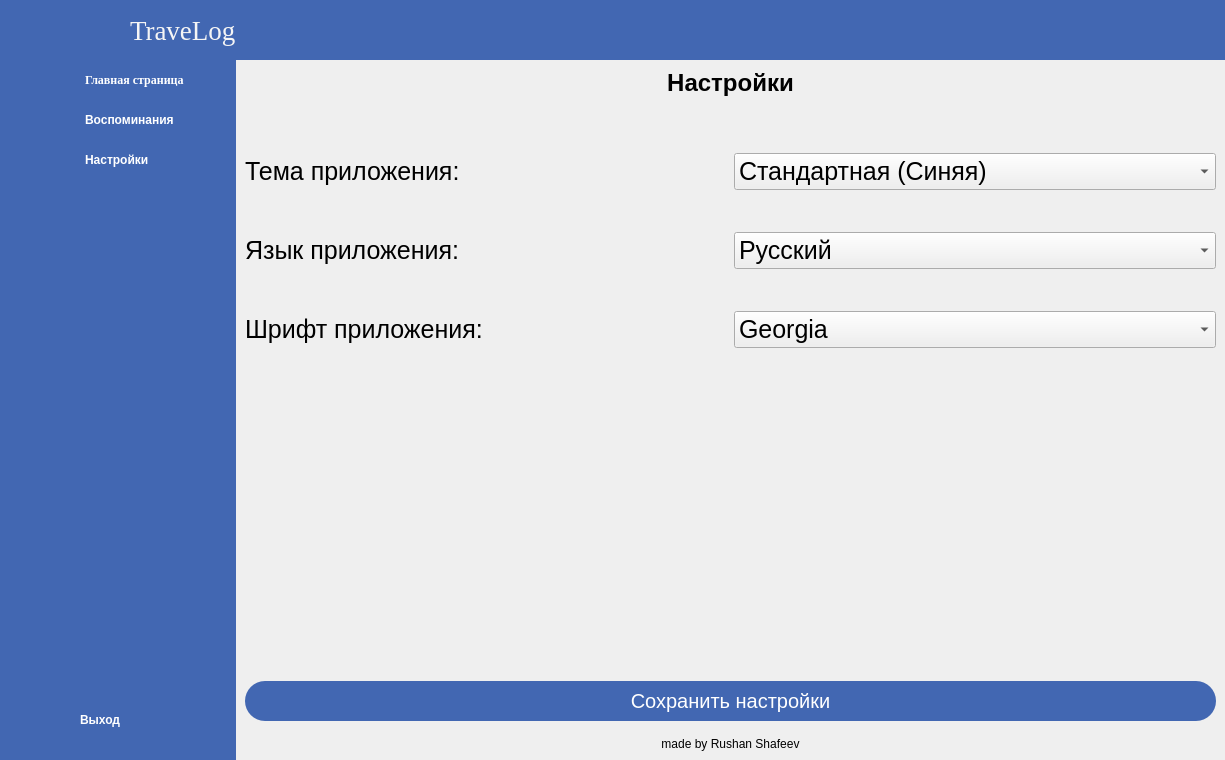
<?xml version="1.0" encoding="UTF-8"?>
<ui version="4.0">
 <class>MainWindow</class>
 <widget class="QMainWindow" name="MainWindow">
  <property name="geometry">
   <rect>
    <x>0</x>
    <y>0</y>
    <width>1225</width>
    <height>760</height>
   </rect>
  </property>
  <property name="windowTitle">
   <string>MainWindow</string>
  </property>
  <widget class="QWidget" name="centralwidget">
   <layout class="QGridLayout" name="gridLayout">
    <property name="leftMargin">
     <number>0</number>
    </property>
    <property name="topMargin">
     <number>0</number>
    </property>
    <property name="rightMargin">
     <number>0</number>
    </property>
    <property name="bottomMargin">
     <number>0</number>
    </property>
    <property name="spacing">
     <number>0</number>
    </property>
    <item row="0" column="0">
     <widget class="QWidget" name="tabs_icons" native="true">
      <property name="minimumSize">
       <size>
        <width>70</width>
        <height>0</height>
       </size>
      </property>
      <property name="styleSheet">
       <string notr="true">background-color:#4267B2;</string>
      </property>
      <layout class="QVBoxLayout" name="verticalLayout_3">
       <property name="spacing">
        <number>0</number>
       </property>
       <property name="leftMargin">
        <number>0</number>
       </property>
       <property name="topMargin">
        <number>0</number>
       </property>
       <property name="rightMargin">
        <number>0</number>
       </property>
       <property name="bottomMargin">
        <number>0</number>
       </property>
       <item>
        <layout class="QHBoxLayout" name="horizontalLayout_2">
         <item>
          <widget class="QLabel" name="label">
           <property name="minimumSize">
            <size>
             <width>60</width>
             <height>60</height>
            </size>
           </property>
           <property name="maximumSize">
            <size>
             <width>60</width>
             <height>60</height>
            </size>
           </property>
           <property name="styleSheet">
            <string notr="true"/>
           </property>
           <property name="text">
            <string/>
           </property>
           <property name="pixmap">
            <pixmap resource="../icons/resource.qrc">:/icons/logo_transparent.png</pixmap>
           </property>
           <property name="scaledContents">
            <bool>true</bool>
           </property>
           <property name="wordWrap">
            <bool>false</bool>
           </property>
          </widget>
         </item>
        </layout>
       </item>
       <item>
        <layout class="QVBoxLayout" name="verticalLayout">
         <property name="spacing">
          <number>0</number>
         </property>
         <item>
          <widget class="QPushButton" name="home_btn_1">
           <property name="minimumSize">
            <size>
             <width>0</width>
             <height>40</height>
            </size>
           </property>
           <property name="styleSheet">
            <string notr="true">QPushButton{
	color:white;
	border:0px;
}

QPushButton:hover {
  background-color: rgba( 86, 101, 115, 0.5)
}</string>
           </property>
           <property name="text">
            <string/>
           </property>
           <property name="icon">
            <iconset resource="../icons/resource.qrc">
             <normaloff>:/icons/home-icon-silhouette.png</normaloff>:/icons/home-icon-silhouette.png</iconset>
           </property>
           <property name="iconSize">
            <size>
             <width>24</width>
             <height>24</height>
            </size>
           </property>
           <property name="checkable">
            <bool>true</bool>
           </property>
           <property name="autoExclusive">
            <bool>true</bool>
           </property>
          </widget>
         </item>
         <item>
          <widget class="QPushButton" name="memory_btn_1">
           <property name="minimumSize">
            <size>
             <width>0</width>
             <height>40</height>
            </size>
           </property>
           <property name="maximumSize">
            <size>
             <width>16777215</width>
             <height>40</height>
            </size>
           </property>
           <property name="styleSheet">
            <string notr="true">QPushButton{
	color:white;
	border:0px;
}

QPushButton:hover {
  background-color: rgba( 86, 101, 115, 0.5)
}</string>
           </property>
           <property name="text">
            <string/>
           </property>
           <property name="icon">
            <iconset resource="../icons/resource.qrc">
             <normaloff>:/icons/album.png</normaloff>:/icons/album.png</iconset>
           </property>
           <property name="iconSize">
            <size>
             <width>24</width>
             <height>24</height>
            </size>
           </property>
           <property name="checkable">
            <bool>true</bool>
           </property>
           <property name="checked">
            <bool>false</bool>
           </property>
           <property name="autoRepeat">
            <bool>false</bool>
           </property>
           <property name="autoExclusive">
            <bool>true</bool>
           </property>
          </widget>
         </item>
         <item>
          <widget class="QPushButton" name="settings_btn_1">
           <property name="minimumSize">
            <size>
             <width>0</width>
             <height>40</height>
            </size>
           </property>
           <property name="styleSheet">
            <string notr="true">QPushButton{
	color:white;
	border:0px;
}

QPushButton:hover {
  background-color: rgba( 86, 101, 115, 0.5)
}</string>
           </property>
           <property name="text">
            <string/>
           </property>
           <property name="icon">
            <iconset resource="../icons/resource.qrc">
             <normaloff>:/icons/settings.png</normaloff>:/icons/settings.png</iconset>
           </property>
           <property name="iconSize">
            <size>
             <width>24</width>
             <height>24</height>
            </size>
           </property>
           <property name="checkable">
            <bool>true</bool>
           </property>
           <property name="autoExclusive">
            <bool>true</bool>
           </property>
          </widget>
         </item>
        </layout>
       </item>
       <item>
        <spacer name="verticalSpacer">
         <property name="orientation">
          <enum>Qt::Vertical</enum>
         </property>
         <property name="sizeHint" stdset="0">
          <size>
           <width>20</width>
           <height>343</height>
          </size>
         </property>
        </spacer>
       </item>
       <item>
        <widget class="QPushButton" name="exit_btn_1">
         <property name="minimumSize">
          <size>
           <width>0</width>
           <height>70</height>
          </size>
         </property>
         <property name="styleSheet">
          <string notr="true">QPushButton{
	color:white;
	border:0px;
	padding-left:10px;
	padding-right:10px;
	padding-bottom:10px;
	padding-upper:30px;
}

QPushButton:hover {
  background-color: rgba( 86, 101, 115, 0.5)
}</string>
         </property>
         <property name="text">
          <string/>
         </property>
         <property name="icon">
          <iconset resource="../icons/resource.qrc">
           <normaloff>:/icons/on-off-button.png</normaloff>:/icons/on-off-button.png</iconset>
         </property>
         <property name="iconSize">
          <size>
           <width>24</width>
           <height>24</height>
          </size>
         </property>
         <property name="checkable">
          <bool>true</bool>
         </property>
         <property name="autoExclusive">
          <bool>true</bool>
         </property>
        </widget>
       </item>
      </layout>
     </widget>
    </item>
    <item row="0" column="1">
     <widget class="QWidget" name="tabs_icons_text" native="true">
      <property name="styleSheet">
       <string notr="true">background-color:#4267B2;</string>
      </property>
      <layout class="QVBoxLayout" name="verticalLayout_4">
       <property name="spacing">
        <number>0</number>
       </property>
       <property name="leftMargin">
        <number>0</number>
       </property>
       <property name="topMargin">
        <number>0</number>
       </property>
       <property name="rightMargin">
        <number>0</number>
       </property>
       <property name="bottomMargin">
        <number>0</number>
       </property>
       <item>
        <layout class="QHBoxLayout" name="horizontalLayout">
         <item>
          <widget class="QLabel" name="label_4">
           <property name="minimumSize">
            <size>
             <width>60</width>
             <height>60</height>
            </size>
           </property>
           <property name="maximumSize">
            <size>
             <width>60</width>
             <height>60</height>
            </size>
           </property>
           <property name="text">
            <string/>
           </property>
           <property name="pixmap">
            <pixmap resource="../icons/resource.qrc">:/icons/logo_transparent.png</pixmap>
           </property>
           <property name="scaledContents">
            <bool>true</bool>
           </property>
           <property name="wordWrap">
            <bool>false</bool>
           </property>
          </widget>
         </item>
         <item>
          <widget class="QLabel" name="label_3">
           <property name="font">
            <font>
             <family>Georgia</family>
             <pointsize>20</pointsize>
             <weight>50</weight>
             <italic>false</italic>
             <bold>false</bold>
            </font>
           </property>
           <property name="styleSheet">
            <string notr="true">color:#F5F5F5;
font-weight:bold;
font-family:&quot;Georgia&quot;;
font:20pt;</string>
           </property>
           <property name="text">
            <string>TraveLog</string>
           </property>
          </widget>
         </item>
        </layout>
       </item>
       <item>
        <layout class="QVBoxLayout" name="verticalLayout_2">
         <property name="spacing">
          <number>0</number>
         </property>
         <item>
          <widget class="QPushButton" name="home_btn_2">
           <property name="minimumSize">
            <size>
             <width>0</width>
             <height>40</height>
            </size>
           </property>
           <property name="font">
            <font>
             <family>Georgia</family>
             <weight>75</weight>
             <bold>true</bold>
            </font>
           </property>
           <property name="styleSheet">
            <string notr="true">QPushButton{
	color:white;
	border:0px;
	border-radius: 3px;
	text-align: left;
	padding: 8px 0 8px 15px;
	font-weight:bold;
	font-family:&quot;Georgia&quot;;
}

QPushButton:hover {
  background-color: rgba( 86, 101, 115, 0.5)
}</string>
           </property>
           <property name="text">
            <string>Главная страница</string>
           </property>
           <property name="icon">
            <iconset resource="../icons/resource.qrc">
             <normaloff>:/icons/home-icon-silhouette.png</normaloff>:/icons/home-icon-silhouette.png</iconset>
           </property>
           <property name="iconSize">
            <size>
             <width>20</width>
             <height>20</height>
            </size>
           </property>
           <property name="checkable">
            <bool>true</bool>
           </property>
           <property name="autoExclusive">
            <bool>true</bool>
           </property>
          </widget>
         </item>
         <item>
          <widget class="QPushButton" name="memory_btn_2">
           <property name="minimumSize">
            <size>
             <width>0</width>
             <height>40</height>
            </size>
           </property>
           <property name="styleSheet">
            <string notr="true">QPushButton{
	color:white;
	border:0px;
	border-radius: 3px;
	text-align: left;
	padding: 8px 0 8px 15px;
	font-weight:bold;
	font-family:&quot;Georgia&quot;;
}

QPushButton:hover {
  background-color: rgba( 86, 101, 115, 0.5)
}</string>
           </property>
           <property name="text">
            <string>Воспоминания</string>
           </property>
           <property name="icon">
            <iconset resource="../icons/resource.qrc">
             <normaloff>:/icons/album.png</normaloff>:/icons/album.png</iconset>
           </property>
           <property name="iconSize">
            <size>
             <width>20</width>
             <height>20</height>
            </size>
           </property>
           <property name="checkable">
            <bool>true</bool>
           </property>
           <property name="autoExclusive">
            <bool>true</bool>
           </property>
          </widget>
         </item>
         <item>
          <widget class="QPushButton" name="settings_btn_2">
           <property name="minimumSize">
            <size>
             <width>0</width>
             <height>40</height>
            </size>
           </property>
           <property name="styleSheet">
            <string notr="true">QPushButton{
	color:white;
	border:0px;
	border-radius: 3px;
	text-align: left;
	padding: 8px 0 8px 15px;
	font-weight:bold;
	font-family:&quot;Georgia&quot;;
}

QPushButton:hover {
  background-color: rgba( 86, 101, 115, 0.5)
}</string>
           </property>
           <property name="text">
            <string>Настройки</string>
           </property>
           <property name="icon">
            <iconset resource="../icons/resource.qrc">
             <normaloff>:/icons/settings.png</normaloff>:/icons/settings.png</iconset>
           </property>
           <property name="iconSize">
            <size>
             <width>20</width>
             <height>20</height>
            </size>
           </property>
           <property name="checkable">
            <bool>true</bool>
           </property>
           <property name="autoExclusive">
            <bool>true</bool>
           </property>
          </widget>
         </item>
        </layout>
       </item>
       <item>
        <spacer name="verticalSpacer_2">
         <property name="orientation">
          <enum>Qt::Vertical</enum>
         </property>
         <property name="sizeHint" stdset="0">
          <size>
           <width>20</width>
           <height>343</height>
          </size>
         </property>
        </spacer>
       </item>
       <item>
        <widget class="QPushButton" name="exit_btn_2">
         <property name="minimumSize">
          <size>
           <width>0</width>
           <height>70</height>
          </size>
         </property>
         <property name="styleSheet">
          <string notr="true">QPushButton{
	color:white;
	border:0px;
	padding-left:10px;
	padding-right:10px;
	padding-bottom:10px;
	padding-upper:30px;
	text-align: left;
	font-weight:bold;
	font-family:&quot;Georgia&quot;;
}

QPushButton:hover {
  background-color: rgba( 86, 101, 115, 0.5)
}</string>
         </property>
         <property name="text">
          <string>Выход</string>
         </property>
         <property name="icon">
          <iconset resource="../icons/resource.qrc">
           <normaloff>:/icons/on-off-button.png</normaloff>:/icons/on-off-button.png</iconset>
         </property>
         <property name="iconSize">
          <size>
           <width>24</width>
           <height>24</height>
          </size>
         </property>
         <property name="checkable">
          <bool>true</bool>
         </property>
         <property name="autoExclusive">
          <bool>true</bool>
         </property>
        </widget>
       </item>
      </layout>
     </widget>
    </item>
    <item row="0" column="2">
     <widget class="QWidget" name="MainWin" native="true">
      <layout class="QVBoxLayout" name="verticalLayout_5">
       <property name="spacing">
        <number>0</number>
       </property>
       <property name="leftMargin">
        <number>0</number>
       </property>
       <property name="topMargin">
        <number>0</number>
       </property>
       <property name="rightMargin">
        <number>0</number>
       </property>
       <property name="bottomMargin">
        <number>0</number>
       </property>
       <item>
        <widget class="QWidget" name="widget" native="true">
         <property name="minimumSize">
          <size>
           <width>0</width>
           <height>60</height>
          </size>
         </property>
         <property name="maximumSize">
          <size>
           <width>16777215</width>
           <height>60</height>
          </size>
         </property>
         <property name="styleSheet">
          <string notr="true">background-color:#4267B2;</string>
         </property>
         <layout class="QHBoxLayout" name="horizontalLayout_3">
          <property name="spacing">
           <number>0</number>
          </property>
          <property name="leftMargin">
           <number>0</number>
          </property>
          <property name="topMargin">
           <number>0</number>
          </property>
          <property name="rightMargin">
           <number>0</number>
          </property>
          <property name="bottomMargin">
           <number>0</number>
          </property>
          <item>
           <widget class="QPushButton" name="change_btn">
            <property name="styleSheet">
             <string notr="true">QPushButton{
	background-color:#4267B2;
	border:0px;
	padding:10px;
}</string>
            </property>
            <property name="text">
             <string/>
            </property>
            <property name="icon">
             <iconset resource="../icons/resource.qrc">
              <normaloff>:/icons/menu.png</normaloff>:/icons/menu.png</iconset>
            </property>
            <property name="iconSize">
             <size>
              <width>30</width>
              <height>30</height>
             </size>
            </property>
            <property name="checkable">
             <bool>true</bool>
            </property>
            <property name="checked">
             <bool>true</bool>
            </property>
           </widget>
          </item>
          <item>
           <spacer name="horizontalSpacer">
            <property name="orientation">
             <enum>Qt::Horizontal</enum>
            </property>
            <property name="sizeHint" stdset="0">
             <size>
              <width>588</width>
              <height>20</height>
             </size>
            </property>
           </spacer>
          </item>
         </layout>
        </widget>
       </item>
       <item>
        <widget class="QStackedWidget" name="stackedWidget">
         <property name="currentIndex">
          <number>2</number>
         </property>
         <widget class="QWidget" name="page">
          <property name="enabled">
           <bool>true</bool>
          </property>
          <layout class="QGridLayout" name="gridLayout_2">
           <item row="0" column="0">
            <layout class="QVBoxLayout" name="verticalLayout_7">
             <item>
              <widget class="QLabel" name="label_2">
               <property name="minimumSize">
                <size>
                 <width>50</width>
                 <height>0</height>
                </size>
               </property>
               <property name="maximumSize">
                <size>
                 <width>16777215</width>
                 <height>16777215</height>
                </size>
               </property>
               <property name="styleSheet">
                <string notr="true">font:18pt;
margin: 0 auto;
font-family:&quot;Georgia&quot;;
font-weight:bold;</string>
               </property>
               <property name="text">
                <string>Главная страница</string>
               </property>
               <property name="alignment">
                <set>Qt::AlignCenter</set>
               </property>
              </widget>
             </item>
             <item>
              <layout class="QHBoxLayout" name="horizontalLayout_4">
               <item>
                <layout class="QVBoxLayout" name="verticalLayout_8">
                 <item>
                  <widget class="QListWidget" name="output_note">
                   <property name="minimumSize">
                    <size>
                     <width>240</width>
                     <height>0</height>
                    </size>
                   </property>
                   <property name="styleSheet">
                    <string notr="true">font-family:&quot;Georgia&quot;;
font:11pt;
font-weight:bold;</string>
                   </property>
                  </widget>
                 </item>
                 <item>
                  <widget class="QPushButton" name="del_note">
                   <property name="styleSheet">
                    <string notr="true">text-decoration: none;
display: inline-block;
margin: 10px 0px;
border-radius: 20px;
background-color: #4267B2;
background-position: 100% 0;
font-family:&quot;Georgia&quot;;
font-size: 20px;
font-weight: 300;
color: white;
box-shadow: 0 16px 32px 0 rgba(0, 40, 120, .35);
transition: .5s;
height:40;</string>
                   </property>
                   <property name="text">
                    <string>Удалить заметку</string>
                   </property>
                  </widget>
                 </item>
                </layout>
               </item>
               <item>
                <layout class="QVBoxLayout" name="verticalLayout_6">
                 <item>
                  <widget class="QTimeEdit" name="timeEdit">
                   <property name="minimumSize">
                    <size>
                     <width>0</width>
                     <height>20</height>
                    </size>
                   </property>
                   <property name="styleSheet">
                    <string notr="true">margin-left:140px;
margin-right:140px;
heigh:20px;</string>
                   </property>
                  </widget>
                 </item>
                 <item>
                  <widget class="QCalendarWidget" name="calendarWidget">
                   <property name="styleSheet">
                    <string notr="true">font:14pt;
font-family:&quot;Georgia&quot;;</string>
                   </property>
                  </widget>
                 </item>
                 <item>
                  <widget class="QLineEdit" name="input_note">
                   <property name="minimumSize">
                    <size>
                     <width>0</width>
                     <height>40</height>
                    </size>
                   </property>
                   <property name="styleSheet">
                    <string notr="true">font-family:&quot;Georgia&quot;;
</string>
                   </property>
                   <property name="placeholderText">
                    <string>Напишите напоминание/заметку здесь</string>
                   </property>
                  </widget>
                 </item>
                 <item>
                  <widget class="QPushButton" name="make_note_btn">
                   <property name="minimumSize">
                    <size>
                     <width>0</width>
                     <height>60</height>
                    </size>
                   </property>
                   <property name="styleSheet">
                    <string notr="true">text-decoration: none;
display: inline-block;
margin: 10px 0px;
border-radius: 20px;
background-color: #4267B2;
background-position: 100% 0;
font-family:&quot;Georgia&quot;;
font-size: 20px;
font-weight: 300;
color: white;
box-shadow: 0 16px 32px 0 rgba(0, 40, 120, .35);
transition: .5s;
height:40;</string>
                   </property>
                   <property name="text">
                    <string>Создать заметку</string>
                   </property>
                  </widget>
                 </item>
                </layout>
               </item>
              </layout>
             </item>
            </layout>
           </item>
           <item row="1" column="0">
            <widget class="QPushButton" name="memory_btn">
             <property name="minimumSize">
              <size>
               <width>0</width>
               <height>190</height>
              </size>
             </property>
             <property name="styleSheet">
              <string notr="true">background-image: url(&quot;img/memory_btn.jpg&quot;);
font:30pt;
color:#3d5075;
background-position: center;
font-weight:bold;
font-family:&quot;Georgia&quot;;</string>
             </property>
             <property name="text">
              <string>Запечатлите свои воспоминания!</string>
             </property>
            </widget>
           </item>
          </layout>
         </widget>
         <widget class="QWidget" name="page_2">
          <layout class="QGridLayout" name="gridLayout_5">
           <item row="3" column="0">
            <layout class="QHBoxLayout" name="horizontalLayout_5">
             <property name="sizeConstraint">
              <enum>QLayout::SetDefaultConstraint</enum>
             </property>
             <item>
              <widget class="QPushButton" name="del_mem_btn">
               <property name="minimumSize">
                <size>
                 <width>241</width>
                 <height>60</height>
                </size>
               </property>
               <property name="maximumSize">
                <size>
                 <width>241</width>
                 <height>60</height>
                </size>
               </property>
               <property name="styleSheet">
                <string notr="true">text-decoration: none;
display: inline-block;
margin: 10px 0px;
border-radius: 20px;
background-color: #4267B2;
background-position: 100% 0;
font-family:&quot;Georgia&quot;;
font-size: 20px;
font-weight: 300;
color: white;
box-shadow: 0 16px 32px 0 rgba(0, 40, 120, .35);
transition: .5s;
height:40;</string>
               </property>
               <property name="text">
                <string>Удалить</string>
               </property>
              </widget>
             </item>
             <item>
              <widget class="QPushButton" name="change_mem_btn">
               <property name="minimumSize">
                <size>
                 <width>241</width>
                 <height>60</height>
                </size>
               </property>
               <property name="maximumSize">
                <size>
                 <width>241</width>
                 <height>60</height>
                </size>
               </property>
               <property name="styleSheet">
                <string notr="true">text-decoration: none;
display: inline-block;
margin: 10px 0px;
border-radius: 20px;
background-color: #4267B2;
background-position: 100% 0;
font-family:&quot;Georgia&quot;;
font-size: 20px;
font-weight: 300;
color: white;
box-shadow: 0 16px 32px 0 rgba(0, 40, 120, .35);
transition: .5s;
height:40;</string>
               </property>
               <property name="text">
                <string>Редактировать</string>
               </property>
              </widget>
             </item>
             <item>
              <widget class="QPushButton" name="add_mem_btn">
               <property name="minimumSize">
                <size>
                 <width>241</width>
                 <height>60</height>
                </size>
               </property>
               <property name="maximumSize">
                <size>
                 <width>241</width>
                 <height>60</height>
                </size>
               </property>
               <property name="styleSheet">
                <string notr="true">text-decoration: none;
display: inline-block;
margin: 10px 0px;
border-radius: 20px;
background-color: #4267B2;
background-position: 100% 0;
font-family:&quot;Georgia&quot;;
font-size: 20px;
font-weight: 300;
color: white;
box-shadow: 0 16px 32px 0 rgba(0, 40, 120, .35);
transition: .5s;
height:40;</string>
               </property>
               <property name="text">
                <string>Добавить</string>
               </property>
              </widget>
             </item>
            </layout>
           </item>
           <item row="0" column="0">
            <widget class="QLabel" name="label_7">
             <property name="minimumSize">
              <size>
               <width>50</width>
               <height>29</height>
              </size>
             </property>
             <property name="maximumSize">
              <size>
               <width>16777215</width>
               <height>29</height>
              </size>
             </property>
             <property name="styleSheet">
              <string notr="true">font:18pt;
margin: 0 auto;
font-family:&quot;Georgia&quot;;
font-weight:bold;</string>
             </property>
             <property name="text">
              <string>Воспоминания</string>
             </property>
             <property name="alignment">
              <set>Qt::AlignCenter</set>
             </property>
            </widget>
           </item>
           <item row="2" column="0">
            <spacer name="verticalSpacer_3">
             <property name="orientation">
              <enum>Qt::Vertical</enum>
             </property>
             <property name="sizeHint" stdset="0">
              <size>
               <width>728</width>
               <height>377</height>
              </size>
             </property>
            </spacer>
           </item>
           <item row="1" column="0">
            <layout class="QGridLayout" name="memory_grid" columnstretch="0">
             <property name="sizeConstraint">
              <enum>QLayout::SetFixedSize</enum>
             </property>
            </layout>
           </item>
          </layout>
         </widget>
         <widget class="QWidget" name="page_3">
          <layout class="QGridLayout" name="gridLayout_3">
           <item row="0" column="0">
            <widget class="QLabel" name="label_5">
             <property name="maximumSize">
              <size>
               <width>16777215</width>
               <height>123123</height>
              </size>
             </property>
             <property name="styleSheet">
              <string notr="true">font:18pt;
margin: 0 auto;
font-family:&quot;Georgia&quot;;
font-weight:bold;
margin-bottom:50px;</string>
             </property>
             <property name="text">
              <string>Настройки</string>
             </property>
             <property name="alignment">
              <set>Qt::AlignCenter</set>
             </property>
            </widget>
           </item>
           <item row="2" column="0">
            <widget class="QLabel" name="label_11">
             <property name="minimumSize">
              <size>
               <width>0</width>
               <height>30</height>
              </size>
             </property>
             <property name="text">
              <string/>
             </property>
            </widget>
           </item>
           <item row="7" column="0">
            <widget class="QPushButton" name="make_note_btn_2">
             <property name="minimumSize">
              <size>
               <width>0</width>
               <height>60</height>
              </size>
             </property>
             <property name="styleSheet">
              <string notr="true">text-decoration: none;
display: inline-block;
margin: 10px 0px;
border-radius: 20px;
background-color: #4267B2;
background-position: 100% 0;
font-family:&quot;Georgia&quot;;
font-size: 20px;
font-weight: 300;
color: white;
box-shadow: 0 16px 32px 0 rgba(0, 40, 120, .35);
transition: .5s;
height:40;</string>
             </property>
             <property name="text">
              <string>Сохранить настройки</string>
             </property>
            </widget>
           </item>
           <item row="8" column="0">
            <widget class="QLabel" name="label_6">
             <property name="maximumSize">
              <size>
               <width>16777215</width>
               <height>20</height>
              </size>
             </property>
             <property name="text">
              <string>made by Rushan Shafeev</string>
             </property>
             <property name="alignment">
              <set>Qt::AlignCenter</set>
             </property>
            </widget>
           </item>
           <item row="6" column="0">
            <spacer name="verticalSpacer_4">
             <property name="orientation">
              <enum>Qt::Vertical</enum>
             </property>
             <property name="sizeHint" stdset="0">
              <size>
               <width>20</width>
               <height>40</height>
              </size>
             </property>
            </spacer>
           </item>
           <item row="5" column="0">
            <layout class="QHBoxLayout" name="horizontalLayout_8">
             <item>
              <widget class="QLabel" name="label_10">
               <property name="styleSheet">
                <string notr="true">font-family:&quot;Georgia&quot;;
font-size:25px;</string>
               </property>
               <property name="text">
                <string>Шрифт приложения:</string>
               </property>
              </widget>
             </item>
             <item>
              <widget class="QComboBox" name="comboBox_3">
               <property name="styleSheet">
                <string notr="true">font-family:&quot;Georgia&quot;;
font-size:25px;</string>
               </property>
               <item>
                <property name="text">
                 <string>Georgia</string>
                </property>
               </item>
              </widget>
             </item>
            </layout>
           </item>
           <item row="1" column="0">
            <layout class="QHBoxLayout" name="horizontalLayout_6">
             <item>
              <widget class="QLabel" name="label_8">
               <property name="maximumSize">
                <size>
                 <width>16777215</width>
                 <height>50</height>
                </size>
               </property>
               <property name="styleSheet">
                <string notr="true">font-family:&quot;Georgia&quot;;
font-size:25px;</string>
               </property>
               <property name="text">
                <string>Тема приложения:</string>
               </property>
              </widget>
             </item>
             <item>
              <widget class="QComboBox" name="comboBox">
               <property name="styleSheet">
                <string notr="true">font-family:&quot;Georgia&quot;;
font-size:25px;</string>
               </property>
               <item>
                <property name="text">
                 <string>Стандартная (Синяя)</string>
                </property>
               </item>
              </widget>
             </item>
            </layout>
           </item>
           <item row="3" column="0">
            <layout class="QHBoxLayout" name="horizontalLayout_7">
             <item>
              <widget class="QLabel" name="label_9">
               <property name="styleSheet">
                <string notr="true">font-family:&quot;Georgia&quot;;
font-size:25px;</string>
               </property>
               <property name="text">
                <string>Язык приложения:</string>
               </property>
              </widget>
             </item>
             <item>
              <widget class="QComboBox" name="comboBox_2">
               <property name="styleSheet">
                <string notr="true">font-family:&quot;Georgia&quot;;
font-size:25px;</string>
               </property>
               <item>
                <property name="text">
                 <string>Русский</string>
                </property>
               </item>
              </widget>
             </item>
            </layout>
           </item>
           <item row="4" column="0">
            <widget class="QLabel" name="label_12">
             <property name="minimumSize">
              <size>
               <width>0</width>
               <height>30</height>
              </size>
             </property>
             <property name="text">
              <string/>
             </property>
            </widget>
           </item>
          </layout>
         </widget>
        </widget>
       </item>
      </layout>
     </widget>
    </item>
   </layout>
  </widget>
 </widget>
 <resources>
  <include location="../icons/resource.qrc"/>
 </resources>
 <connections>
  <connection>
   <sender>change_btn</sender>
   <signal>toggled(bool)</signal>
   <receiver>tabs_icons</receiver>
   <slot>setVisible(bool)</slot>
   <hints>
    <hint type="sourcelabel">
     <x>225</x>
     <y>18</y>
    </hint>
    <hint type="destinationlabel">
     <x>20</x>
     <y>302</y>
    </hint>
   </hints>
  </connection>
  <connection>
   <sender>change_btn</sender>
   <signal>toggled(bool)</signal>
   <receiver>tabs_icons_text</receiver>
   <slot>setHidden(bool)</slot>
   <hints>
    <hint type="sourcelabel">
     <x>236</x>
     <y>19</y>
    </hint>
    <hint type="destinationlabel">
     <x>143</x>
     <y>389</y>
    </hint>
   </hints>
  </connection>
  <connection>
   <sender>home_btn_1</sender>
   <signal>toggled(bool)</signal>
   <receiver>home_btn_2</receiver>
   <slot>setChecked(bool)</slot>
   <hints>
    <hint type="sourcelabel">
     <x>30</x>
     <y>102</y>
    </hint>
    <hint type="destinationlabel">
     <x>156</x>
     <y>102</y>
    </hint>
   </hints>
  </connection>
  <connection>
   <sender>memory_btn_1</sender>
   <signal>toggled(bool)</signal>
   <receiver>memory_btn_2</receiver>
   <slot>setChecked(bool)</slot>
   <hints>
    <hint type="sourcelabel">
     <x>33</x>
     <y>142</y>
    </hint>
    <hint type="destinationlabel">
     <x>174</x>
     <y>142</y>
    </hint>
   </hints>
  </connection>
  <connection>
   <sender>settings_btn_1</sender>
   <signal>toggled(bool)</signal>
   <receiver>settings_btn_2</receiver>
   <slot>setChecked(bool)</slot>
   <hints>
    <hint type="sourcelabel">
     <x>25</x>
     <y>182</y>
    </hint>
    <hint type="destinationlabel">
     <x>181</x>
     <y>182</y>
    </hint>
   </hints>
  </connection>
  <connection>
   <sender>home_btn_2</sender>
   <signal>toggled(bool)</signal>
   <receiver>home_btn_1</receiver>
   <slot>setChecked(bool)</slot>
   <hints>
    <hint type="sourcelabel">
     <x>219</x>
     <y>102</y>
    </hint>
    <hint type="destinationlabel">
     <x>29</x>
     <y>102</y>
    </hint>
   </hints>
  </connection>
  <connection>
   <sender>memory_btn_2</sender>
   <signal>toggled(bool)</signal>
   <receiver>memory_btn_1</receiver>
   <slot>setChecked(bool)</slot>
   <hints>
    <hint type="sourcelabel">
     <x>219</x>
     <y>142</y>
    </hint>
    <hint type="destinationlabel">
     <x>35</x>
     <y>142</y>
    </hint>
   </hints>
  </connection>
  <connection>
   <sender>settings_btn_2</sender>
   <signal>toggled(bool)</signal>
   <receiver>settings_btn_1</receiver>
   <slot>setChecked(bool)</slot>
   <hints>
    <hint type="sourcelabel">
     <x>219</x>
     <y>182</y>
    </hint>
    <hint type="destinationlabel">
     <x>32</x>
     <y>182</y>
    </hint>
   </hints>
  </connection>
  <connection>
   <sender>exit_btn_2</sender>
   <signal>clicked()</signal>
   <receiver>MainWindow</receiver>
   <slot>close()</slot>
   <hints>
    <hint type="sourcelabel">
     <x>220</x>
     <y>662</y>
    </hint>
    <hint type="destinationlabel">
     <x>213</x>
     <y>603</y>
    </hint>
   </hints>
  </connection>
  <connection>
   <sender>exit_btn_1</sender>
   <signal>clicked()</signal>
   <receiver>MainWindow</receiver>
   <slot>close()</slot>
   <hints>
    <hint type="sourcelabel">
     <x>35</x>
     <y>662</y>
    </hint>
    <hint type="destinationlabel">
     <x>171</x>
     <y>604</y>
    </hint>
   </hints>
  </connection>
  <connection>
   <sender>memory_btn</sender>
   <signal>toggled(bool)</signal>
   <receiver>memory_btn_2</receiver>
   <slot>setChecked(bool)</slot>
   <hints>
    <hint type="sourcelabel">
     <x>415</x>
     <y>530</y>
    </hint>
    <hint type="destinationlabel">
     <x>193</x>
     <y>123</y>
    </hint>
   </hints>
  </connection>
  <connection>
   <sender>memory_btn</sender>
   <signal>toggled(bool)</signal>
   <receiver>memory_btn_1</receiver>
   <slot>setChecked(bool)</slot>
   <hints>
    <hint type="sourcelabel">
     <x>490</x>
     <y>549</y>
    </hint>
    <hint type="destinationlabel">
     <x>43</x>
     <y>121</y>
    </hint>
   </hints>
  </connection>
 </connections>
</ui>
